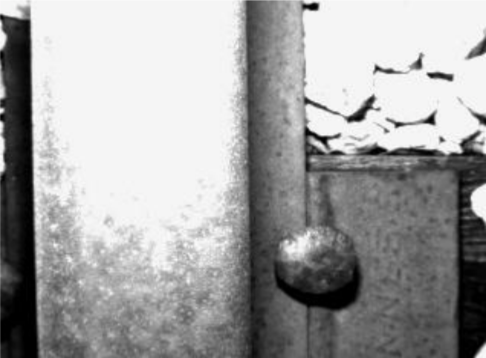
#> input picture rail.png, 486 x 358 px
$ python benchmark.py
#> lines starting #> are read from the running program, lines starting #| are printed output that depends on the picture
#!/usr/bin/env python3

from time import time
import numpy as np
import cv2


def test(filename='rail.png'):
#> called with filename = 'rail.png'
    start_time = time()
    # Loads an image
    src = cv2.imread(cv2.samples.findFile(filename), cv2.IMREAD_GRAYSCALE)
#> src: shape (358, 486); min 0, max 253, mean 162
    # Check if image is loaded fine
    if src is None:
        print('Error opening image!')
        # print('Usage: hough_lines.py [image_name -- default ' + default_file + '] \n')
        return -1


    dst = cv2.Canny(src, 50, 200, None, 3)
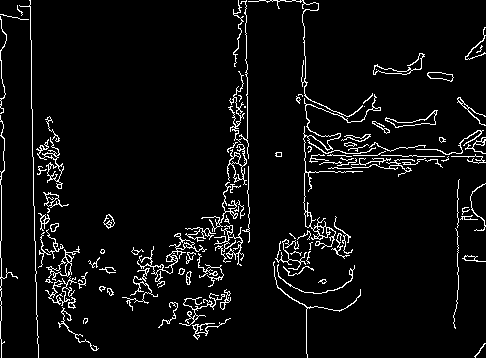
#> dst: shape (358, 486); 5.3% white in thin lines or dots

    # Copy edges to the images that will display the results in BGR)
    cdst = cv2.cvtColor(dst, cv2.COLOR_GRAY2BGR)
#> cdst: shape (358, 486, 3); 5.3% white in thin lines or dots
    cdstP = np.copy(cdst)

    lines = cv2.HoughLines(dst, 1, np.pi / 180, 150, None, 0, 0)
#> lines = [[-30, 3.12], [1, 0], [-245, 3.12]]

    if lines is not None:
        for i in range(0, len(lines)):
            rho = lines[i][0][0]
            theta = lines[i][0][1]
            a = np.cos(theta)
            b = np.sin(theta)
            x0 = a * rho
            y0 = b * rho
            pt1 = (int(x0 + 1000 * (-b)), int(y0 + 1000 * (a)))
            pt2 = (int(x0 - 1000 * (-b)), int(y0 - 1000 * (a)))
            cv2.line(cdst, pt1, pt2, (0, 0, 255), 3, cv2.LINE_AA)
#> this loop made 3 passes
#> (rho, theta, a, b, x0, y0, pt1, pt2) on passes 1 to 3: (-30, 3.12, -1, 0.0175, 30, -0.524, (12, -1000), (47, 999)), (1, 0, 1, 0, 1, 0, (1, 1000), (1, -1000)), (-245, 3.12, -1, 0.0175, 245, -4.28, (227, -1004), (262, 995))
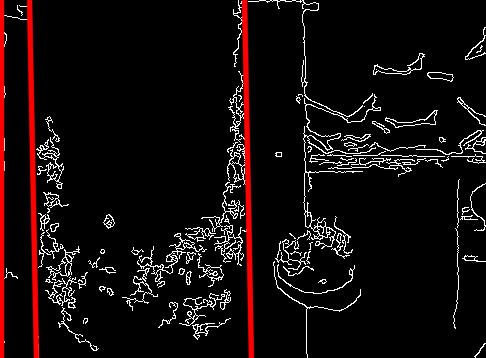
#> cdst: shape (358, 486, 3); mean B, G, R 12.2, 12.2, 20.1

    linesP = cv2.HoughLinesP(dst, 1, np.pi / 180, 50, None, 50, 10)
#> linesP = 41 rows, first 6: [34, 206, 35, 281], [245, 1, 248, 189], [1, 320, 1, 258], [318, 154, 456, 156], [30, 0, 33, 205], [133, 279, 249, 207]

    if linesP is not None:
        for i in range(0, len(linesP)):
            l = linesP[i][0]
            cv2.line(cdstP, (l[0], l[1]), (l[2], l[3]), (0, 0, 255), 3, cv2.LINE_AA)
#> this loop made 41 passes
#> l on passes 1 to 12: [34, 206, 35, 281], [245, 1, 248, 189], [1, 320, 1, 258], [318, 154, 456, 156], [30, 0, 33, 205], [133, 279, 249, 207], [179, 238, 248, 205], [324, 171, 378, 146], [307, 118, 311, 188], [234, 145, 237, 87], [175, 245, 242, 210], [362, 158, 446, 160]
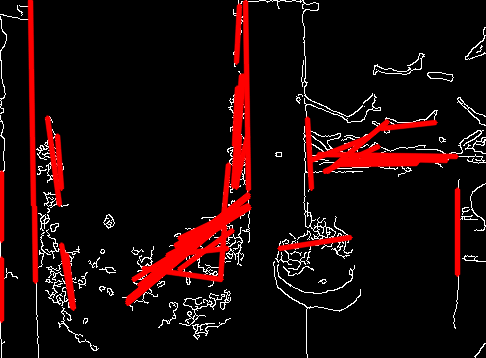
#> cdstP: shape (358, 486, 3); mean B, G, R 8.8, 8.8, 28.1

    cv2.imshow("Source", src)
    cv2.imshow("Detected Lines (in red) - Standard Hough Line Transform", cdst)
    cv2.imshow("Detected Lines (in red) - Probabilistic Line Transform", cdstP)

    print((time() - start_time) ** -1, 'Hz')
    cv2.waitKey()


def main():
    start = time()
    img = cv2.imread('rail.png')

    edges = cv2.Canny(img, 200, 110)
    lines = cv2.HoughLinesP(edges, 10, 0.1, 400)

    output = np.copy(img)
    if lines is not None:
        for i in range(0, len(lines)):
            rho = lines[i][0][0]
            theta = lines[i][0][1]
            a = np.cos(theta)
            b = np.sin(theta)
            x0 = a * rho
            y0 = b * rho
            pt1 = (int(x0 + 1000 * (-b)), int(y0 + 1000 * (a)))
            pt2 = (int(x0 - 1000 * (-b)), int(y0 - 1000 * (a)))
            cv2.line(img, pt1, pt2, (0, 0, 255), 3, cv2.LINE_AA)

    cv2.imshow('Edges', output)
    cv2.waitKey(0)
    print((time() - start) ** -1, 'Hz')


if __name__ == '__main__':
    test()
